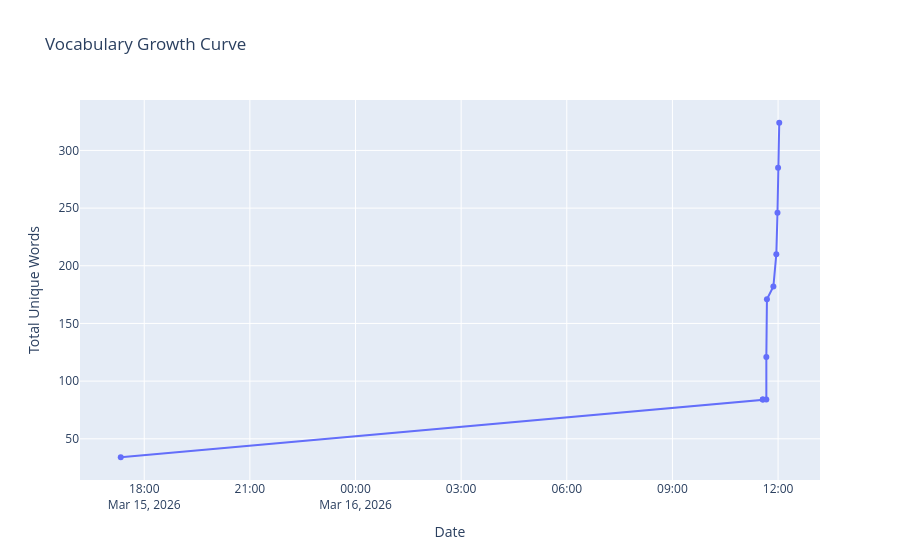

Here is the notebook cell this chart was saved with:
### Code cell
df = pd.read_csv(csv_path)

if len(df) >= 2:
    fig = px.line(
        df,
        x='date',
        y='cumulative_vocab',
        markers=True,
        title='Vocabulary Growth Curve',
        labels={'date': 'Date', 'cumulative_vocab': 'Total Unique Words'},
        hover_data=['essay_id', 'new_words', 'lci_score', 'total_words']
    )
    fig.show()
else:
    print("Submit at least 2 essays to see the growth curve.")

### Figure 1 — Plotly figure (JSON) as saved in the notebook; plotly's stock layout.template omitted (floating-point values rounded to 4 significant figures)
{"data": [{"customdata": [[1.0, 34.0, 0.6532, 34.0], [2.0, 50.0, 0.1842, 60.0], [3.0, 0.0, 0.1842, 60.0], [4.0, 0.0, 0.1419, 60.0], [5.0, 37.0, 0.37, 67.0], [6.0, 50.0, 0.3705, 67.0], [7.0, 11.0, 0.117, 48.0], [8.0, 28.0, 0.4074, 79.0], [9.0, 36.0, 0.4572, 84.0], [10.0, 39.0, 0.537, 73.0], [11.0, 39.0, 0.6197, 84.0]], "hovertemplate": "Date=%{x}<br>Total Unique Words=%{y}<br>essay_id=%{customdata[0]}<br>new_words=%{customdata[1]}<br>lci_score=%{customdata[2]}<br>total_words=%{customdata[3]}<extra></extra>", "legendgroup": "", "line": {"color": "#636efa", "dash": "solid"}, "marker": {"symbol": "circle"}, "mode": "lines+markers", "name": "", "orientation": "v", "showlegend": false, "type": "scatter", "x": ["2026-03-15 17:20", "2026-03-16 11:34", "2026-03-16 11:34", "2026-03-16 11:40", "2026-03-16 11:40", "2026-03-16 11:41", "2026-03-16 11:52", "2026-03-16 11:57", "2026-03-16 11:59", "2026-03-16 12:00", "2026-03-16 12:02"], "xaxis": "x", "y": [34, 84, 84, 84, 121, 171, 182, 210, 246, 285, 324], "yaxis": "y"}], "layout": {"legend": {"tracegroupgap": 0}, "title": {"text": "Vocabulary Growth Curve"}, "xaxis": {"anchor": "y", "domain": [0, 1], "title": {"text": "Date"}}, "yaxis": {"anchor": "x", "domain": [0, 1], "title": {"text": "Total Unique Words"}}}}
